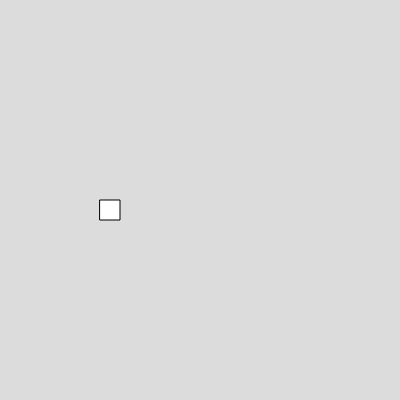
Frame 1 (no input)
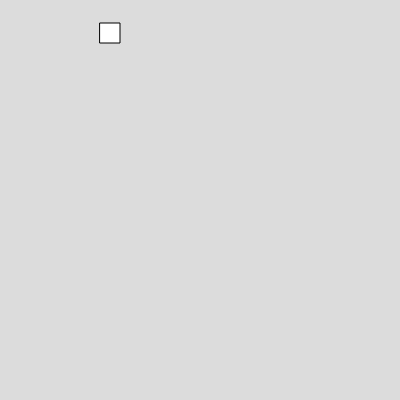
Frame 60 (no input)
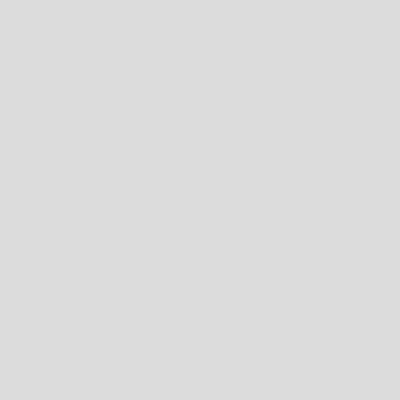
Frame 120 (the mouse pressed at the canvas centre since frame 60)

The p5.js sketch that drew these frames (run headless with seeded random() and noise() and a simulated clock; from frame 60 on, the mouse is pressed at the canvas centre):

// p5.js sketch
// ── sketch.js

function setup() 
{
  createCanvas(400, 400);
  box=new Box(100,200,20,20,0,3);
}

function draw() 
{
  background(220);
box.show()
box.moveup()
}


// ── box.js
class Box
  {
    constructor(x,y,w,h,vx,vy)
    {
      this.x =x;
      this.y =y;
      this.w =w;
      this.h = h;
      this.vx = vx;
      this.vy = vy;
    }
    
    show()
    {
      rect(this.x,this.y,this.w,this.h)
    }
    
    move()
    {
      this.x = this.x+this.vx;
    }
    moveup(){
      this.y=this.y-this.vy;
    }
  }

  
